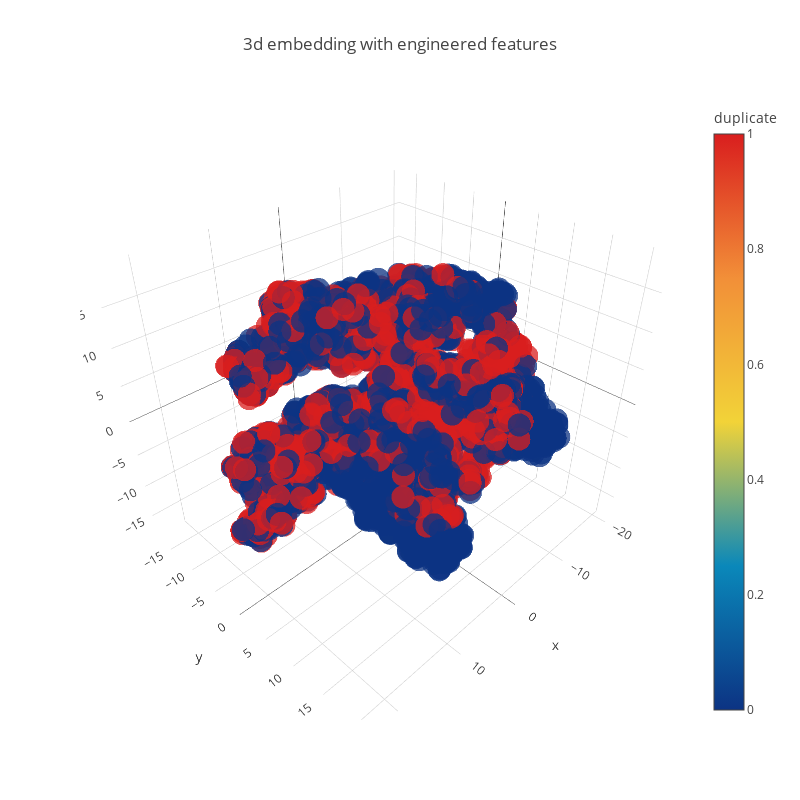

Notebook code cell kept with this figure:
### Code cell
trace1 = go.Scatter3d(
    x=tsne3d[:,0],
    y=tsne3d[:,1],
    z=tsne3d[:,2],
    mode='markers',
    marker=dict(
        sizemode='diameter',
        color = y,
        colorscale = 'Portland',
        colorbar = dict(title = 'duplicate'),
        line=dict(color='rgb(255, 255, 255)'),
        opacity=0.75
    )
)

data=[trace1]
layout=dict(height=800, width=800, title='3d embedding with engineered features')
fig=dict(data=data, layout=layout)
py.iplot(fig, filename='3DBubble')

### Figure 1 — Plotly figure (JSON) as saved in the notebook; plotly's stock layout.template omitted (floating-point values rounded to 4 significant figures; data arrays with more than 128 entries replaced by an {"elided": "..."} marker saying what was removed)
{"data": [{"marker": {"color": {"elided": "5000 int values"}, "colorbar": {"title": {"text": "duplicate"}}, "colorscale": "Portland", "line": {"color": "rgb(255, 255, 255)"}, "opacity": 0.75, "sizemode": "diameter"}, "mode": "markers", "type": "scatter3d", "uid": "4bbf95aa-e73f-4f6f-82b2-e22d7eee79ef", "x": {"elided": "5000 float values"}, "y": {"elided": "5000 float values"}, "z": {"elided": "5000 float values"}}], "layout": {"height": 800, "title": {"text": "3d embedding with engineered features"}, "width": 800}}
